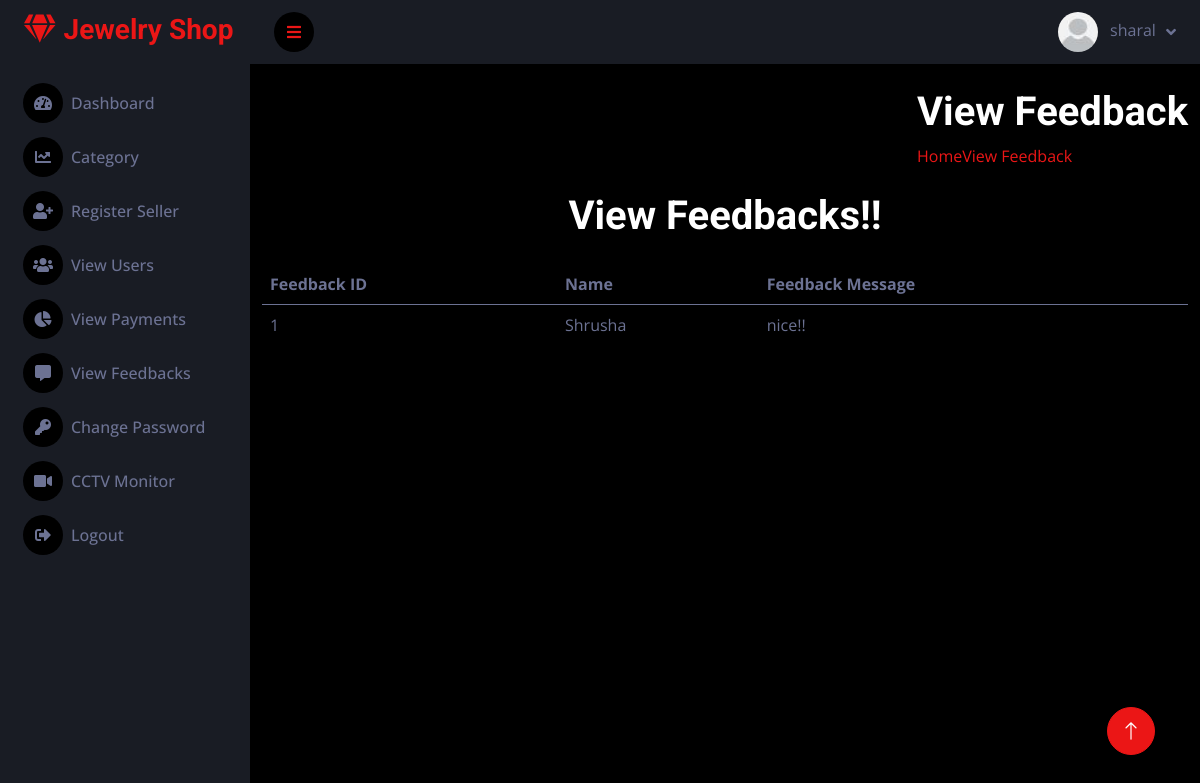
/view-feedback.php (signed in), run on the app's committed database.
### tables this page shows
CREATE TABLE `feedback` (
  `Feedback_id` int(10) UNSIGNED NOT NULL,
  `Name` varchar(45) DEFAULT NULL,
  `Feedback` varchar(450) DEFAULT NULL,
  `Date` varchar(45) DEFAULT NULL
);

### view-feedback.php (the view, shortened to what this page needs)
<?php
require_once 'config/connection.php';
$feedbackQuery = "SELECT * FROM feedback";
$feedbackResult = mysqli_query($conn, $feedbackQuery);
?>
<!DOCTYPE html>
<html lang="zxx" class="no-js">
<?php require_once 'include/header.php'; ?>
<body>
    <section class="banner-area organic-breadcrumb">
        <div class="container">
            <div class="breadcrumb-banner d-flex flex-wrap align-items-center justify-content-end">
                <div class="col-first">
                    <h1>View Feedback</h1>
                    <nav class="d-flex align-items-center">
                        <a href="home.php">Home<span class="lnr lnr-arrow-right"></span></a>
                        <a href="add-item.php">View Feedback</a>
                    </nav>
                </div>
            </div>
        </div>
    </section>
    <section class="feedback_table_area section_gap_bottom">
        <div class="container">
            <div class="row">
                <div class="col-lg-12"><br>
                <h1 class="text-center mb-4">View Feedbacks!!</h1>
                    <div class="table-responsive">
                        <table class="table">
                            <thead>
                                <tr>
                                    <th>Feedback ID</th>
                                    <th>Name</th>
                                    <th>Feedback Message</th>
                                </tr>
                            </thead>
                            <tbody>
                                <?php
                                while ($row = mysqli_fetch_assoc($feedbackResult)) {
                                    echo "<tr>";
                                    echo "<td>" . $row['Feedback_id'] . "</td>";
                                    echo "<td>" . $row['Name'] . "</td>";
                                    echo "<td>" . $row['Feedback'] . "</td>";
                                    echo "</tr>";
                                }
                                ?>
                            </tbody>
                        </table>
                    </div>
                </div>
            </div>
        </div>
    </section>
    <?php require_once 'include/footer.php'; ?>
</body>
</html>

### css/style.css (style rules this page uses)
:root { --primary: #EB1616; --secondary: #191C24; --light: #6C7293; --dark: #000000; }

### data on the page
feedback: Feedback_id "1", Name "Shrusha", Feedback "nice!!"

### other printed values
$_SESSION['User_name'] "sharal"
